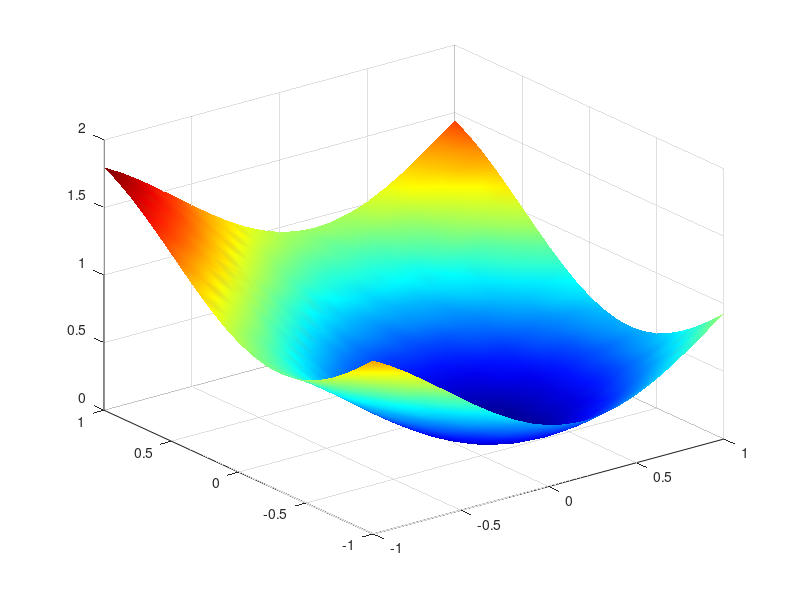

This chart was generated by the following MATLAB code:
clear all
clc

func = @(x, y) sin(x-0.2)^2+sin(y+0.3)^2;

xMin = -1; xMax = 1;
yMin = -1; yMax = 1;

%==============================================

[X, Y] = meshgrid(xMin:0.1:xMax, yMin:0.1:yMax);
Z = arrayfun(func, X, Y);
surf(X, Y, Z)
colormap(jet)
shading interp
